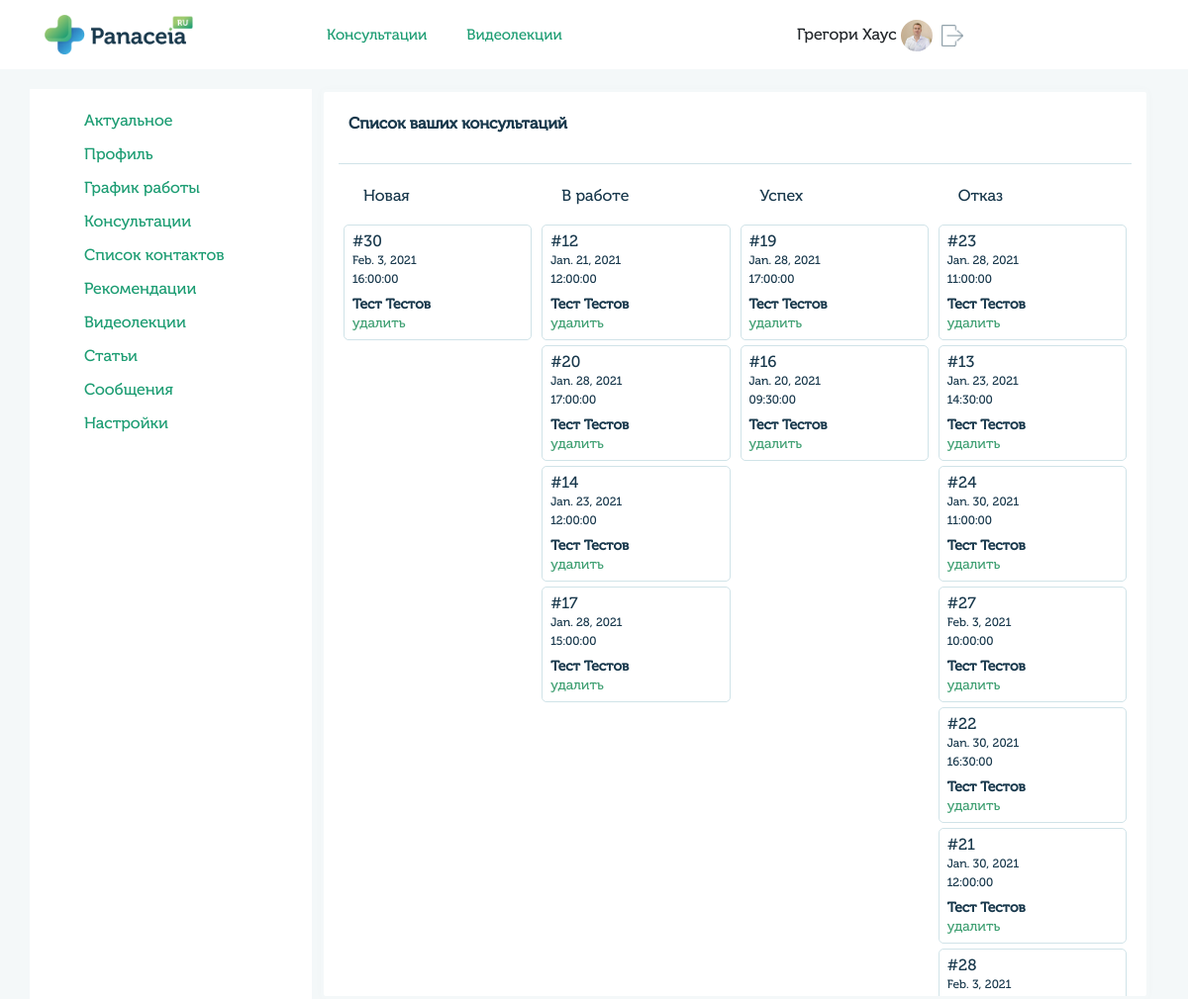
The page /profile/profile/consalt_doctor/ (signed in) on the database as committed earlier.
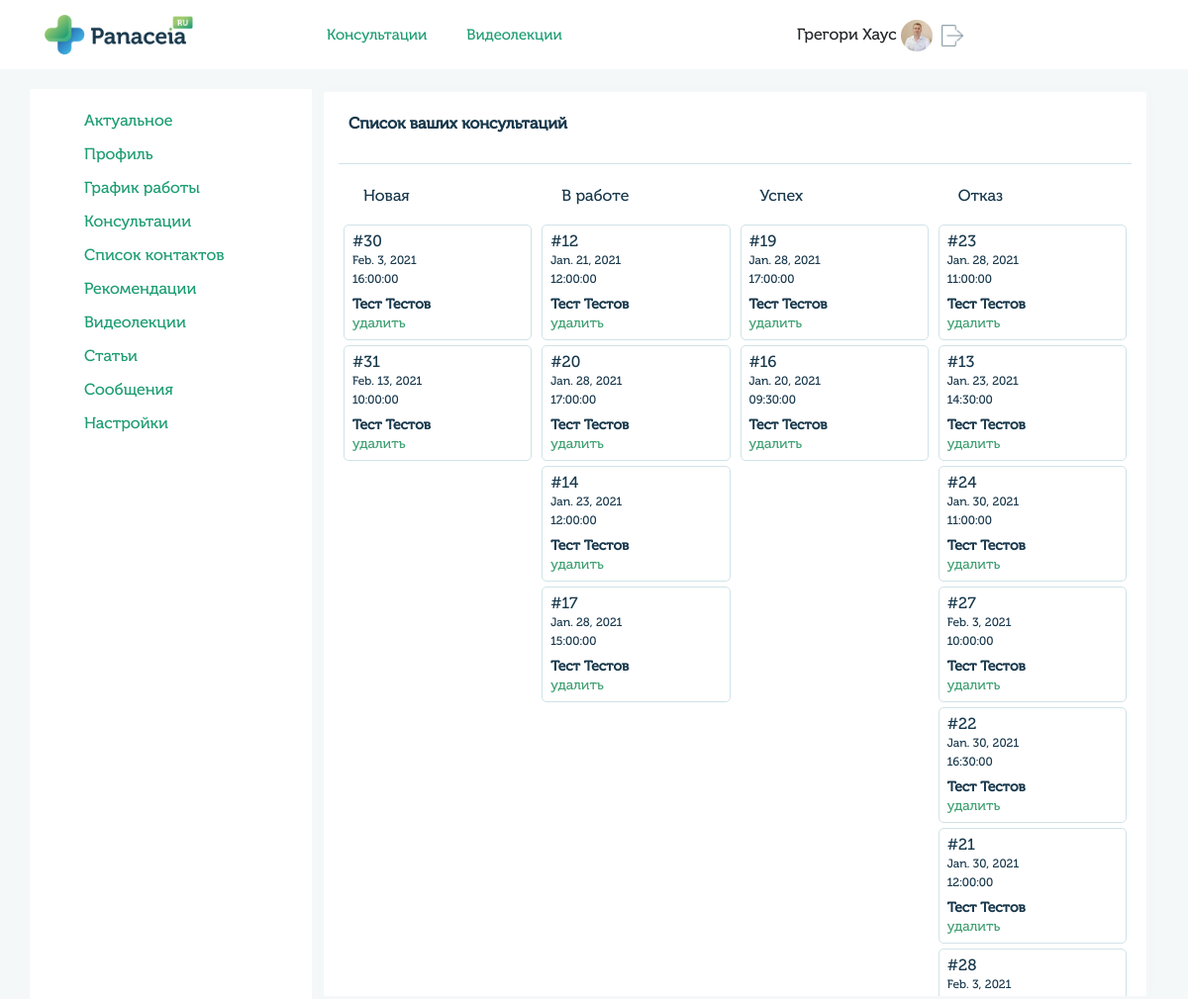
The same page on the database as committed later.
### doctors/models.py (models this page shows, shortened)
class Meeting(models.Model):
    title = models.CharField(blank=True, max_length=100, verbose_name='Заголовок')
    date = models.DateField(blank=True, max_length=100, verbose_name='Дата')
    time_start = models.TimeField(max_length=100, verbose_name='Время начало', default='00:00:00')
    time_end = models.TimeField(max_length=100, verbose_name='Время конец', default='00:00:00')
    doctor_id = models.IntegerField(blank=True, verbose_name='Доктор', default=1)
    user_id = models.IntegerField(blank=True, verbose_name='Пациент', default=1)
    service_id = models.IntegerField(blank=True, verbose_name='Услуга', default=1)
    sort_id = models.IntegerField(blank=True, verbose_name='Индекс сортитровки', default=1)
    email_notify = models.BooleanField(blank=True, verbose_name='Уведомление на почту', default=0)
    status_list = [
        ('new', 'Новая'),
        ('work', 'В работе'),
        ('success', 'Выполнено'),
        ('reject', 'Отказ'),
        ('archive', 'Архив'),
    ]
    status = models.CharField(blank=True, null=True, max_length=11, choices=status_list, verbose_name='Статус')
    class Meta:
        verbose_name = 'Консультация'
        verbose_name_plural = 'Консультации'

### userprofile/views.py (the view)
# urls.py: path('profile/consalt_doctor/', views.get_task_view, name='user_profile_consalt_doctor'),
@login_required
def get_task_view(request):
    user_profile = UserMain.objects.get(user=request.user)
    user_doctor = UserDoctor.objects.get(user=request.user)
    meeting_new = get_task(UserMain, Meeting, request.user.id, 'new')
    meeting_work = get_task(UserMain, Meeting, request.user.id, 'work')
    meeting_success = get_task(UserMain, Meeting, request.user.id, 'success')
    meeting_reject = get_task(UserMain, Meeting, request.user.id, 'reject')
    data = {
        'user_profile': user_profile,
        'user_doctor': user_doctor,
        'meeting_new': meeting_new,
        'meeting_work': meeting_work,
        'meeting_success': meeting_success,
        'meeting_reject': meeting_reject,
    }
    if request.user.groups.filter(name='doctors').exists():
        return render(request, 'profile/consalt_doctor.html', data)

### userprofile/utility.py (called while the page is built)
def get_task(user_main, meeting, doctor_id, status):
    meeting_object_list = meeting.objects.filter(doctor_id=doctor_id, status=status).order_by('sort_id')
    meetings = list()
    for meeting in meeting_object_list:
        _meeting = {
            'id': meeting.id,
            'date': meeting.date,
            'time_start': str(meeting.time_start),
            'time_end': str(meeting.time_end),
            'user': user_main.objects.filter(user=meeting.user_id).values('fio')[0],
            'status': meeting.status,
            'sort_id': meeting.sort_id,
        }
        meetings.append(_meeting)
    return meetings

### templates/profile/consalt_doctor.html (shortened to what the changed rows need)
{% extends "base_generic.html" %}
{% block content %}
{% load static %}
<div class="col-md-9 px-4">
    <div class="row">
        <div class="col-md-12 block-info">
            <div class="col-md-12 task-body">
                <div class="row">
                    <div class="col-md-3 task-list" id="task-list-new" data-status="new">
                        {% for meeting in meeting_new %}
                            <div class="task-item show-modal task-get"  id="task-item-{{ meeting.id }}" data-id="{{ meeting.id }}" data-sort="{{ meeting.sort_id }}">
                                <p class="task-id">#{{ meeting.id }}</p>
                                <p class="task-date">{{ meeting.date }}</p>
                                <p class="task-time">{{ meeting.time_start }}</p>
                                <p class="task-name">{{ meeting.user.fio }}</p>
                                <p class="show-modal-info show-modal" data-id="{{ meeting.id }}">удалить</p>
                            </div>
                        {% endfor %}
                    </div>
                </div>
            </div>
        </div>
    </div>
</div>
{% endblock %}

Rows that differ between the two databases and show on the page:
added Meeting: date "Feb. 13, 2021"
Other text that changed with them:
new list line: "# 31 10:00:00 Тест Тестов удалить"
